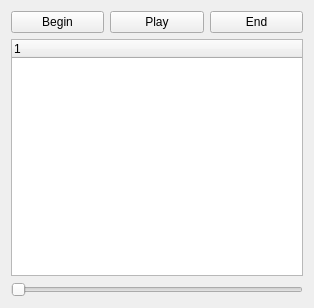
<?xml version="1.0" encoding="UTF-8"?>
<ui version="4.0">
 <class>TimelineWidget</class>
 <widget class="QWidget" name="TimelineWidget">
  <property name="geometry">
   <rect>
    <x>0</x>
    <y>0</y>
    <width>314</width>
    <height>308</height>
   </rect>
  </property>
  <property name="sizePolicy">
   <sizepolicy hsizetype="Expanding" vsizetype="Expanding">
    <horstretch>0</horstretch>
    <verstretch>0</verstretch>
   </sizepolicy>
  </property>
  <property name="windowTitle">
   <string>Form</string>
  </property>
  <layout class="QGridLayout" name="gridLayout">
   <item row="0" column="0">
    <layout class="QVBoxLayout" name="verticalLayout">
     <property name="sizeConstraint">
      <enum>QLayout::SetNoConstraint</enum>
     </property>
     <item>
      <layout class="QHBoxLayout" name="horizontalLayout">
       <property name="sizeConstraint">
        <enum>QLayout::SetNoConstraint</enum>
       </property>
       <item>
        <widget class="QPushButton" name="beginPlayer">
         <property name="text">
          <string>Begin</string>
         </property>
        </widget>
       </item>
       <item>
        <widget class="QPushButton" name="playPlayer">
         <property name="text">
          <string>Play</string>
         </property>
        </widget>
       </item>
       <item>
        <widget class="QPushButton" name="endPlayer">
         <property name="text">
          <string>End</string>
         </property>
        </widget>
       </item>
      </layout>
     </item>
     <item>
      <widget class="QTreeWidget" name="channelsTree">
       <column>
        <property name="text">
         <string notr="true">1</string>
        </property>
       </column>
      </widget>
     </item>
     <item>
      <widget class="QSlider" name="manualTime">
       <property name="maximum">
        <number>9999</number>
       </property>
       <property name="pageStep">
        <number>1000</number>
       </property>
       <property name="orientation">
        <enum>Qt::Horizontal</enum>
       </property>
      </widget>
     </item>
    </layout>
   </item>
  </layout>
 </widget>
 <resources/>
 <connections>
  <connection>
   <sender>beginPlayer</sender>
   <signal>clicked()</signal>
   <receiver>TimelineWidget</receiver>
   <slot>toBegin()</slot>
   <hints>
    <hint type="sourcelabel">
     <x>52</x>
     <y>23</y>
    </hint>
    <hint type="destinationlabel">
     <x>139</x>
     <y>133</y>
    </hint>
   </hints>
  </connection>
  <connection>
   <sender>endPlayer</sender>
   <signal>clicked()</signal>
   <receiver>TimelineWidget</receiver>
   <slot>toEnd()</slot>
   <hints>
    <hint type="sourcelabel">
     <x>225</x>
     <y>23</y>
    </hint>
    <hint type="destinationlabel">
     <x>139</x>
     <y>133</y>
    </hint>
   </hints>
  </connection>
  <connection>
   <sender>playPlayer</sender>
   <signal>clicked()</signal>
   <receiver>TimelineWidget</receiver>
   <slot>play()</slot>
   <hints>
    <hint type="sourcelabel">
     <x>138</x>
     <y>23</y>
    </hint>
    <hint type="destinationlabel">
     <x>139</x>
     <y>133</y>
    </hint>
   </hints>
  </connection>
  <connection>
   <sender>manualTime</sender>
   <signal>valueChanged(int)</signal>
   <receiver>TimelineWidget</receiver>
   <slot>setTime(int)</slot>
   <hints>
    <hint type="sourcelabel">
     <x>148</x>
     <y>297</y>
    </hint>
    <hint type="destinationlabel">
     <x>139</x>
     <y>133</y>
    </hint>
   </hints>
  </connection>
  <connection>
   <sender>channelsTree</sender>
   <signal>itemCollapsed(QTreeWidgetItem*)</signal>
   <receiver>TimelineWidget</receiver>
   <slot>updateTimeCursor()</slot>
   <hints>
    <hint type="sourcelabel">
     <x>156</x>
     <y>156</y>
    </hint>
    <hint type="destinationlabel">
     <x>156</x>
     <y>153</y>
    </hint>
   </hints>
  </connection>
  <connection>
   <sender>channelsTree</sender>
   <signal>itemExpanded(QTreeWidgetItem*)</signal>
   <receiver>TimelineWidget</receiver>
   <slot>updateTimeCursor()</slot>
   <hints>
    <hint type="sourcelabel">
     <x>156</x>
     <y>156</y>
    </hint>
    <hint type="destinationlabel">
     <x>156</x>
     <y>153</y>
    </hint>
   </hints>
  </connection>
 </connections>
 <slots>
  <slot>play()</slot>
  <slot>toBegin()</slot>
  <slot>toEnd()</slot>
  <slot>setTime(int)</slot>
  <slot>updateTimeCursor()</slot>
 </slots>
</ui>
